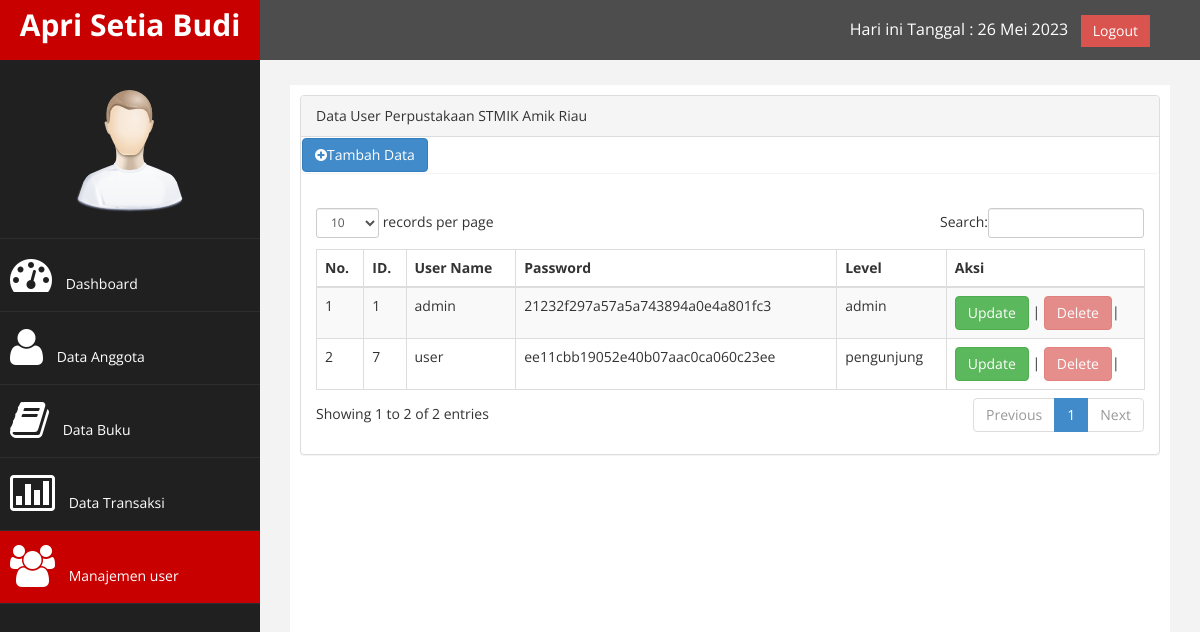
Screenshot of /index.php?page=lap_user (signed in) with the database file from the repository.
### tables this page shows
CREATE TABLE `user` (
  `id_user` int(11) NOT NULL,
  `username` varchar(50) NOT NULL,
  `password` varchar(50) NOT NULL,
  `level` varchar(30) NOT NULL
);

### lap_user.php (the view, shortened to what this page needs)
<div class="panel panel-default">
  <div class="panel-heading">
    Data User Perpustakaan STMIK Amik Riau
  </div>
  <div class="panel">
    <div>
      <a href="?page=user" class="btn btn-primary"> <i class="fa fa-plus-circle"></i>Tambah Data</a>
    </div>
  </div>
  <div class="panel-body">
    <div class="table-responsive">
      <table class="table table-striped table-bordered table-hover" id="dataTables-example">
        <thead>
          <tr>
		    <th>No.</th>
            <th>ID.</th>
            <th>User Name</th>
            <th>Password</th>
            <th>Level</th>
            <th>Aksi</th>
          </tr>
        </thead>
        <tbody>
          <?php
          include "koneksi.php";
          $no = 1;
          $lap = mysqli_query($koneksi, "SELECT * FROM user");
          while ($r = mysqli_fetch_array($lap)) {
          ?>
            <tr class="odd gradeX">
              <td><?= $no; ?></td>
              <td class="center"><?=$r['id_user']?></td>
              <td class="center"><?=$r['username']; ?></td>
              <td class="center"><?=$r['password']; ?></td>
              <td class="center"><?=$r['level']; ?></td>
              <td class="center" width="180">
                <a href="?page=update_user&id=<?= $r['id_user']; ?>" class="btn btn-success" >Update</a> |
                <a href="?page=hapus_user&id=<?= $r['id_user']; ?>" disabled="disabled" class="btn btn-danger">Delete</a>|
              </td>
            </tr>
          <?php
            $no++;
          }
          ?>
        </tbody>
      </table>
    </div>
  </div>
</div>

### assets/css/custom.css (style rules this page uses)
body { font-family: 'Open Sans', sans-serif; }

### rows the page displays
user: id_user "1", username "admin", password "21232f297a57a5a743894a0e4a801fc3", level "admin"
user: id_user "7", username "user", password "ee11cbb19052e40b07aac0ca060c23ee", level "pengunjung"
